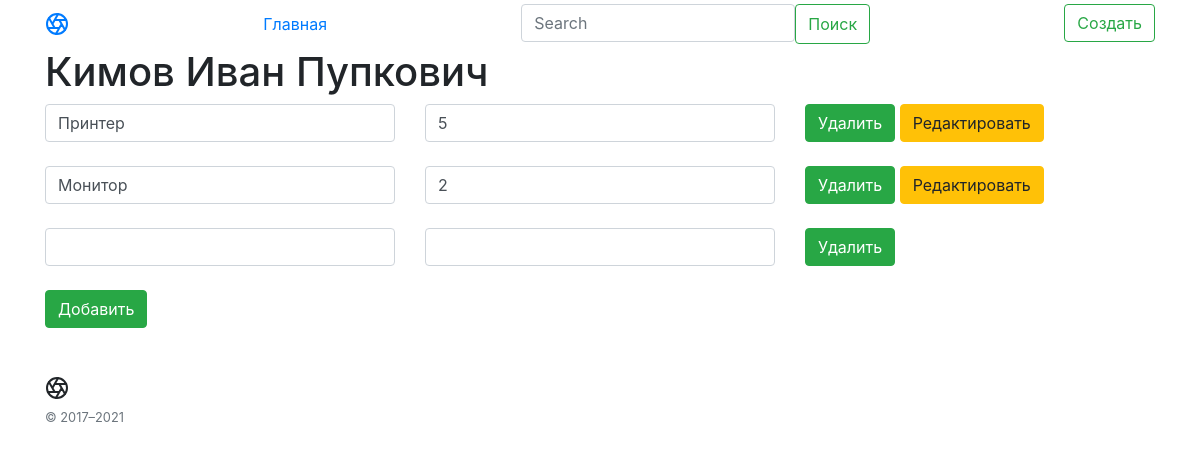
/inventory/5, run on the app's committed database.
### main.py (models this page shows, shortened)
class Article(db.Model):
    id = db.Column(db.Integer, primary_key=True)
    title = db.Column(db.String(100), nullable=False)
    intro = db.Column(db.String(300), nullable=False)
    date = db.Column(db.DateTime, default=datetime.utcnow)

class Equipment(db.Model):
    id = db.Column(db.Integer, primary_key=True)
    eq = db.Column(db.String(100), nullable=False)
    col = db.Column(db.Integer, nullable=False)
    user_id = db.Column(db.Integer, db.ForeignKey('article.id'))

### main.py (the view)
@app.route('/inventory/<int:id>')
def equip(id):
    article = Article.query.get(id)
    equipment = Equipment.query.all()
    return render_template("eq.html", article=int(article.id), equipment=equipment, name=article)

### templates/eq.html (shortened to what this page needs)
{% extends 'base.html' %}
{% block body %}
<div class="container">
    <h1>{{ name.title }}</h1>
    {% for el in equipment %}
    {% if el.user_id == article %}
    <form action="/inventory/{{ name.id }}/{{ el.id }}/updateeq" method="POST">
        <div class="row">
            <div class="col"><input type="text" name="eq.{{el.id}}" id="eq.{{el.id}}" class="form-control" value="{{ el.eq }}">
            </div>
            <div class="col">
                <input name="col.{{el.id}}" id="col.{{el.id}}" class="form-control" value="{{ el.col }}">
            </div>
            <div class="col">
                <a href="/inventory/{{ name.id }}/{{ el.id }}/deleteeq" class="btn btn-success">Удалить</a>
                <button formaction="/inventory/{{ name.id }}/{{ el.id }}/show" type="submit" class="btn btn-warning">Редактировать</button>
            </div>
        </div>
        <br>
        {% endif %}
        {% endfor %}
    </form>
    <form action="/inventory/{{ name.id }}/{{ equipment[-1].id+1 }}/new/{{ equipment[-1].id }}" method="POST">
        <div class="row">
            <div class="col"><input type="text" name="eq_id" id="eq_id" class="form-control"></div>
            <div class="col"><input name="col_id" id="col_id" class="form-control"></div>
            <div class="col"><a href="/inventory/{{ name.id }}/{{ equipment[-1].id }}/deleteeq" class="btn btn-success">Удалить</a>
            </div>
        </div>
        <br>
        <button type="submit" class="btn btn-success">Добавить</button>
    </form>
</div>
{% endblock %}

### data on the page
Article: title "Кимов Иван Пупкович"
Equipment: eq "Принтер", col "5"
Equipment: eq "Монитор", col "2"
